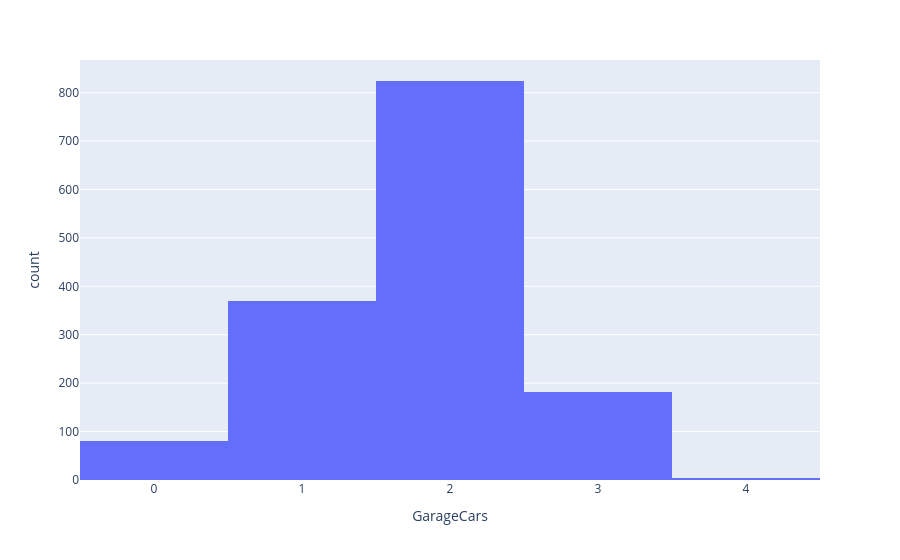

The notebook cell saved with this chart:
### Code cell
px.histogram(df, x='GarageCars')

### Figure 1 — Plotly figure (JSON) as saved in the notebook; plotly's stock layout.template omitted (floating-point values rounded to 4 significant figures; data arrays with more than 128 entries replaced by an {"elided": "..."} marker saying what was removed)
{"data": [{"bingroup": "x", "hovertemplate": "GarageCars=%{x}<br>count=%{y}<extra></extra>", "legendgroup": "", "marker": {"color": "#636efa", "pattern": {"shape": ""}}, "name": "", "orientation": "v", "showlegend": false, "type": "histogram", "x": {"elided": "1460 int values"}, "xaxis": "x", "yaxis": "y"}], "layout": {"barmode": "relative", "legend": {"tracegroupgap": 0}, "margin": {"t": 60}, "xaxis": {"anchor": "y", "domain": [0, 1], "title": {"text": "GarageCars"}}, "yaxis": {"anchor": "x", "domain": [0, 1], "title": {"text": "count"}}}}
